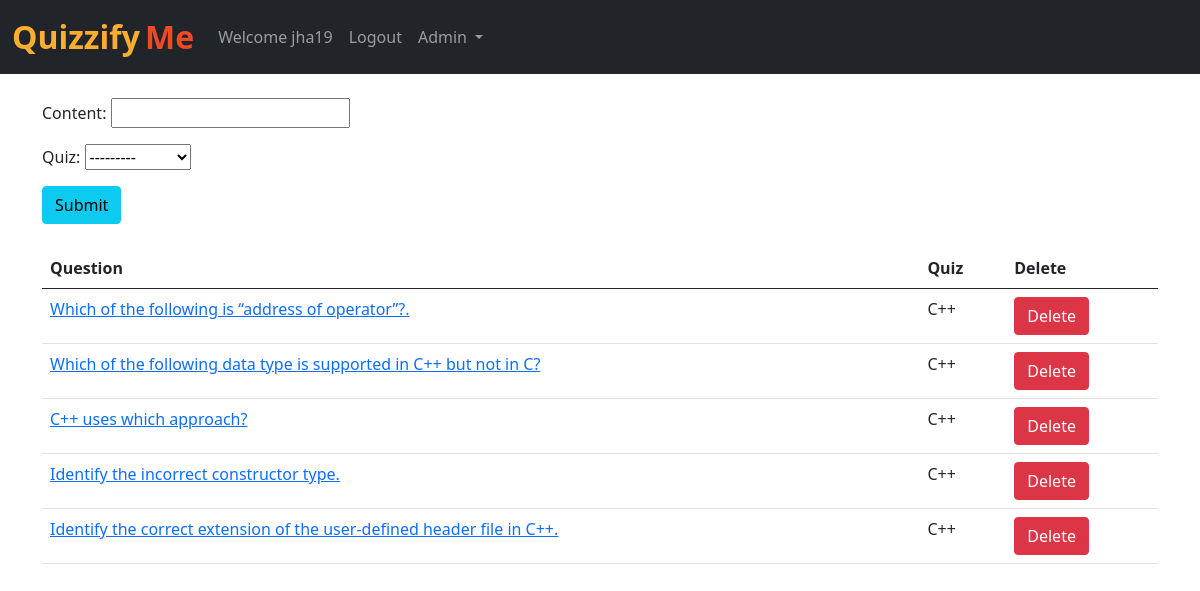
The app's page /api/add_question/ (signed in) with its own data.
### frontend/models.py (models this page shows, shortened)
class Question(models.Model):
    content = models.CharField(max_length=200)
    quiz = models.ForeignKey(Quiz, on_delete=models.CASCADE)

class Quiz(models.Model):
    name = models.CharField(max_length=50)
    desc = models.CharField(max_length=500)
    number_of_questions = models.IntegerField(default=1)
    time = models.IntegerField(help_text="Duration of the quiz in seconds", default="1")
    code = models.CharField(max_length=8, default='abc123')
    admin_id = models.IntegerField(default=1)
    def __str__(self):
        return self.name

### frontend/views.py (the view)
# urls.py: path('add_question/', views.add_question, name='add_question'),
def add_question(request):
    questions = Question.objects.all()
    questions = Question.objects.filter().order_by('-id')
    if request.method=="POST":
        form = QuestionForm(request.POST)
        if form.is_valid():
            form.save()
            return render(request, "frontend/add_question.html")
    else:
        form=QuestionForm()
    return render(request, "frontend/add_question.html", {'form':form, 'questions':questions})

### frontend/forms.py
class QuestionForm(forms.ModelForm):
    class Meta:
        model = Question
        fields = ('content', 'quiz')

### frontend/templates/frontend/add_question.html (shortened to what this page needs)
{% extends 'frontend/base.html' %}
{% block body %}
<div class="container mt-4">
  <form action="/add_question/" method="POST"> {% csrf_token %}
    {{ form.as_p }}
    <button type="submit" class="btn btn-info">Submit</button>
  </form>
  <br>
  <table class="table">
    <thead>
      <tr>
        <th>Question</th>
        <th>Quiz</th>
        <th>Delete</th>
      </tr>
    </thead>
    {% for question in questions %}
    <tr>
      <td><a href="/add_options/{{question.id}}/">{{question.content}}</a></td>
      <td>{{question.quiz}}</td>
      <td><a href="/delete_question/{{question.id}}/" class="btn btn-danger">Delete</a></td>
    </tr>
    {% endfor %}
  </table>
</div>
{% endblock %}

### frontend/templates/frontend/base.html (shortened to what this page needs)
<!doctype html>
<html lang="en">
  <head>
    <link href="https://cdn.jsdelivr.net/npm/bootstrap@5.0.2/dist/css/bootstrap.min.css" rel="stylesheet">
  </head>
  <body>
    <nav class="navbar navbar-expand-lg navbar-dark bg-dark">
        <div class="container-fluid">
          <a class="navbar-brand" href="/"><span class="head1">Quizzify</span> <span class="head2">Me</span></a>
          <div class="collapse navbar-collapse" id="navbarSupportedContent">
              {% if user.is_authenticated %}
              <ul class="navbar-nav me-auto mb-2 mb-lg-0">
                <li class="nav-item">
                  <a class="nav-link" href="#">Welcome {{request.user}} {{user_type}}</a>
                </li>
                <li class="nav-item">
                    <a class="nav-link" href="/logout">Logout</a>
                  </li>
                  {% if user.is_staff %}
                  <div class="collapse navbar-collapse" id="navbarNavDarkDropdown">
                    <ul class="navbar-nav">
                      <li class="nav-item dropdown">
                        <a class="nav-link dropdown-toggle" href="#" id="navbarDarkDropdownMenuLink" role="button" data-bs-toggle="dropdown" aria-expanded="false">
                          Admin
                        </a>
                      </li>
                    </ul>
                  </div>
                  {% endif %}
              </ul>
            {% endif %}
          </div>
        </div>
      </nav>
      {% block body %} {% endblock %}
  </body>
</html>

### frontend/templates/frontend/base.html (style rules this page uses)
.head1 { color: #FBAD30; font-size: 2rem; font-weight: bold; height: 50px; }
.head2 { color: #EF4926; font-size: 2rem; font-weight: bold; }

### records on screen
Question: content "Which of the following is “address of operator”?.", quiz "C++"
Question: content "Which of the following data type is supported in C++ but not in C?", quiz "C++"
Question: content "C++ uses which approach?", quiz "C++"
Question: content "Identify the incorrect constructor type.", quiz "C++"
Question: content "Identify the correct extension of the user-defined header file in C++.", quiz "C++"

### other values on screen
{{ request.user }} "jha19"
